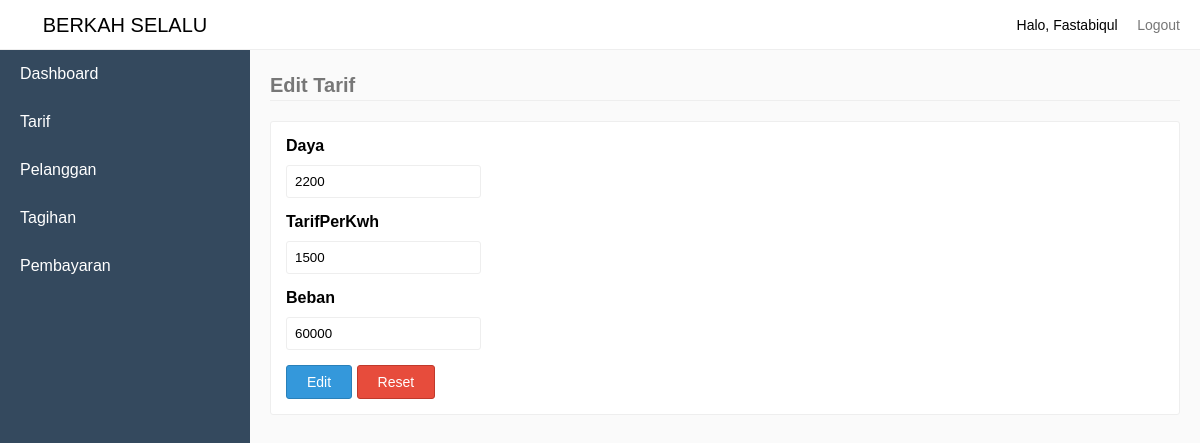
Screenshot of /index.php?pages=edittarif&KodeTarif=3 (signed in) with the database file from the repository.
### tables this page shows
CREATE TABLE `tb_tarif` (
  `KodeTarif` int(11) NOT NULL,
  `Daya` varchar(50) NOT NULL,
  `TarifPerKwh` double(50,0) NOT NULL,
  `Beban` double(50,0) NOT NULL
);

### sources/edittarif.php (the view, shortened to what this page needs)
<?php
	require_once "sources/HeaderFooter/header.php";
	if(isset($_GET['KodeTarif'])){
		$KodeTarif = mysqli_real_escape_string($connect, $_GET['KodeTarif']);
		$selectQuery = mysqli_query($connect, "SELECT * FROM tb_tarif WHERE KodeTarif='$KodeTarif'");
		if(mysqli_num_rows($selectQuery) > 0) {
			$row = mysqli_fetch_assoc($selectQuery);
?>
<legend>Edit Tarif</legend>
<div class="card">
	<div class="card-body">
		<form action="index.php?process=edittarif" method="POST" class="form-block">
			<div class="form-group">
				<label>Daya</label>
				<input type="text" class="input" name="Daya" value="<?php echo $row['Daya']; ?>">
			</div>
			<div class="form-group">
				<label>TarifPerKwh</label>
				<input type="text" class="input" name="TarifPerKwh" value="<?php echo $row['TarifPerKwh']; ?>">
			</div>
			<div class="form-group">
				<label>Beban</label>
				<input type="text" class="input" name="Beban" value="<?php echo $row['Beban']; ?>">
			</div>
			<div class="form-group">
				<button type="submit" class="btn btn-primary">Edit</button>
				<button type="reset" class="btn btn-danger">Reset</button>
			</div>
		</form>
	</div>
</div>
<?php
		} else {
		}
	}
	require_once "sources/HeaderFooter/footer.php";
?>

### sources/HeaderFooter/header.php (shortened to what this page needs)
<!DOCTYPE html>
<html>
<head>
	<link rel="stylesheet" type="text/css" href="assets/style.css">
</head>
<body>
	<div class="navbar">
		<div class="pull-right">
			<li class="loggedAs">Halo, <?php echo $data['NamaLengkap']; ?></li>
			<li><a href="index.php?process=logout">Logout</a></li>
		</div>
	</div>
	<div class="sidebar">
		<li class="brand">
			<a href="">BERKAH SELALU</a>
		</li>
		<?php
			if($data['Level'] == "Pelanggan") {
		?>
		<li><a href="index.php?pages=home-pelanggan">Dashboard</a></li>
		<li><a href="index.php?pages=tagihan" <?php echo $_GET['pages'] == "tagihan" ? 'class="active"': ''; ?>>Tagihan</a></li>
		<li><a href="index.php?pages=pembayaran" <?php echo $_GET['pages'] == "pembayaran" ? 'class="active"': ''; ?>>Pembayaran</a></li>
		<?php
			} else {
		?>
		<li><a href="index.php?pages=home-admin">Dashboard</a></li>
		<li><a href="index.php?pages=tarif" <?php echo $_GET['pages'] == "tarif" ? 'class="active"': ''; ?>>Tarif</a></li>
		<li><a href="index.php?pages=pelanggan" <?php echo $_GET['pages'] == "pelanggan" ? 'class="active"': ''; ?>>Pelanggan</a></li>
		<li><a href="index.php?pages=tagihan" <?php echo $_GET['pages'] == "tagihan" ? 'class="active"': ''; ?>>Tagihan</a></li>
		<li><a href="index.php?pages=pembayaran" <?php echo $_GET['pages'] == "pembayaran" ? 'class="active"': ''; ?>>Pembayaran</a></li>
		<?php
			}
		?>
	</div>
	<div class="content">

### assets/style.css (style rules this page uses)
* { padding:0; margin:0; box-sizing: border-box; font-family: sans-serif; }
legend { border-bottom: 1px solid #eee; line-height: 30px; margin-bottom: 20px; font-size: 20px; font-weight: bold; color: #777; }
body { background-color: #fafafa; }
li { list-style: none; }
.navbar { height: 50px; background-color: #fff; border-bottom: 1px solid #eee; line-height: 50px; padding:0 20px; position: fixed; width:100%; top:0; z-index: 1; }
.navbar li { display: inline-block; }
.navbar .loggedAs { font-size: 14px; display: inline-block; }
.navbar li > a { padding-left:15px; text-decoration: none; color: #777; font-size: 14px; }
.pull-right { float:right; }
.sidebar { background-color: #34495E; width:250px; height:100%; position: fixed; top:0; left:0; z-index:2; }
.sidebar .brand { height:50px; background-color: #fff; border-bottom: 1px solid #eee; line-height: 20px; text-align: center; font-size: 20px; }
.sidebar .brand a { padding: 15px 20px; display: block; color: #000; text-decoration: none; }
.sidebar li:not(.brand) > a { padding: 15px 20px; display: block; color: #fff; text-decoration: none; }
div.content { margin-left:270px; margin-top: 70px; margin-right:20px; }
div.content .card { margin-bottom: 50px; }
div.card { background-color: #fff; border: 1px solid #eee; border-radius: 3px; }
div.card-body { padding: 15px; }
.input { padding: 8px; border: 1px solid #eee; border-radius: 3px; }
.form-group label { font-weight: bold; }
.form-group { margin-bottom: 15px; }
.form-group .input { margin-top:10px; }
.form-block label { display: block; }
.btn { background-color: #fff; border: 1px solid #eee; padding: 8px 20px; border-radius:3px; cursor: pointer; font-size: 14px; }
form .form-group:last-child { margin-bottom: 0; }
.btn-primary { background-color: #3498DB; border: 1px solid #2980B9; color: #fff; }
.btn-danger { background-color: #E74C3C; border: 1px solid #C0392B; color: #fff; }

### rows the page displays
tb_tarif: Daya "2200", TarifPerKwh "1500", Beban "60000"

### other values shown
$data['NamaLengkap'] "Fastabiqul"
